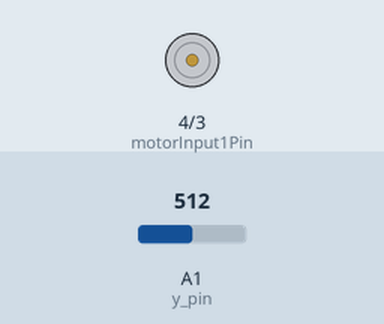
Recording of a program running on a simulated Arduino Uno, built with avr-gcc and run on an emulated ATmega328P. Parts: motor-driver pin pairs drawn as motors (green arrow = first pin HIGH = forward, orange = second pin HIGH = backward, longer = more drive, scaled by the enable pin). Inputs (shaded band) come from the test bench; at power-on: A1 (y_pin) = 512.

Above: at 1.2 s.
1.3 s: A1 (y_pin) set to 487
At 2.0 s:
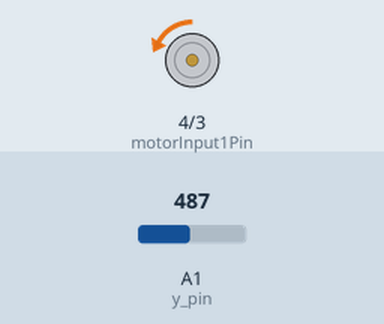
2.8 s: A1 (y_pin) set to 534
At 3.1 s:
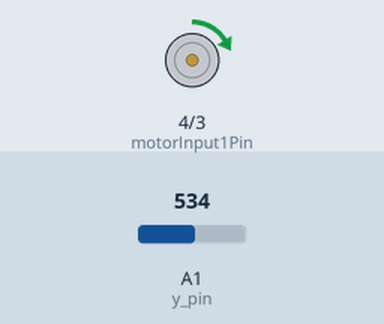
4.3 s: A1 (y_pin) set to 716
At 5.5 s:
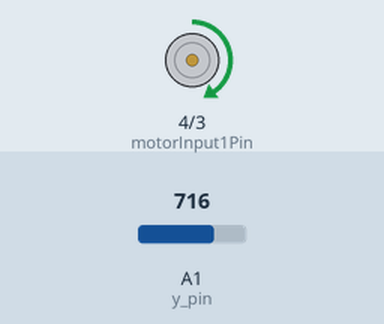
5.8 s: A1 (y_pin) set to 900
At 6.6 s:
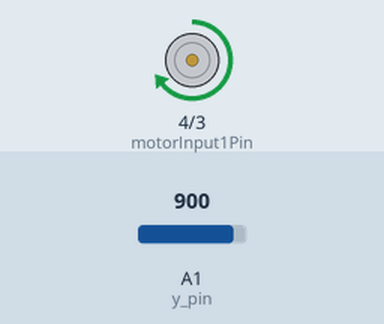
7.3 s: A1 (y_pin) set to 306
At 7.7 s:
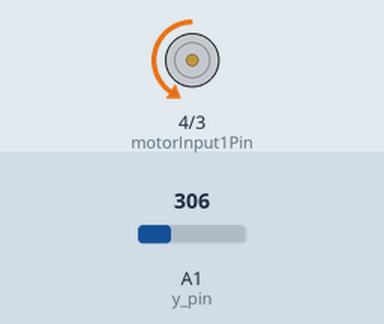
Timing chart, 0 to 9.8 s (numbered marks = the images above; inputs shaded):
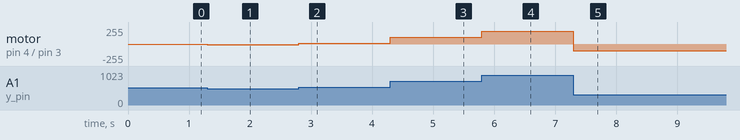

Measured:
- after the input at 1.3 s, motor on pin 4 (motorInput1Pin) / pin 3 (motorInput2Pin): stopped → backward 12/255 at once
- after the input at 2.8 s, motor on pin 4 (motorInput1Pin) / pin 3 (motorInput2Pin): backward 12/255 → forward 10/255 at once
- after the input at 4.3 s, motor on pin 4 (motorInput1Pin) / pin 3 (motorInput2Pin): forward 10/255 → forward 101/255 at once
- after the input at 5.8 s, motor on pin 4 (motorInput1Pin) / pin 3 (motorInput2Pin): forward 101/255 → forward 193/255 at once
- after the input at 7.3 s, motor on pin 4 (motorInput1Pin) / pin 3 (motorInput2Pin): forward 193/255 → backward 102/255 at once

The program:

main.cpp
```cpp
#include <Arduino.h>

// Joystick pin assignments
const int x_pin = A0;
const int y_pin = A1;
const int switch_pin = 2;

// Motor control pin assignments
const int motorEnablePin = 5;
const int motorInput1Pin = 4;
const int motorInput2Pin = 3;

void setup()
{
  pinMode(x_pin, INPUT);             // Set x-axis pin as input
  pinMode(y_pin, INPUT);             // Set y-axis pin as input
  pinMode(switch_pin, INPUT_PULLUP); // Set switch pin as input with pull-up

  // Set motor control pins as outputs
  pinMode(motorEnablePin, OUTPUT);
  pinMode(motorInput1Pin, OUTPUT);
  pinMode(motorInput2Pin, OUTPUT);
}

void loop()
{
  // int x_value = analogRead(x_pin);            // Read x-axis
  int y_value = analogRead(y_pin); // Read y-axis
  // int switch_state = digitalRead(switch_pin); // Read switch (pressed = LOW)

  int motorSpeed;
  int motorDir1;
  int motorDir2;
  if (y_value > 500 && y_value < 524)
  {
    motorSpeed = 0; // Stop the motor if y_value is in the dead zone
    motorDir1 = LOW;
    motorDir2 = LOW;
  }
  else
  {
    motorSpeed = map(abs(y_value - 512), 0, 512, 0, 255); // Map speed from 0 to 255
    motorDir1 = y_value >= 524 ? HIGH : LOW;
    motorDir2 = y_value <= 500 ? HIGH : LOW;
  }
  digitalWrite(motorInput1Pin, motorDir1);
  digitalWrite(motorInput2Pin, motorDir2);

  analogWrite(motorEnablePin, motorSpeed);
}
```
